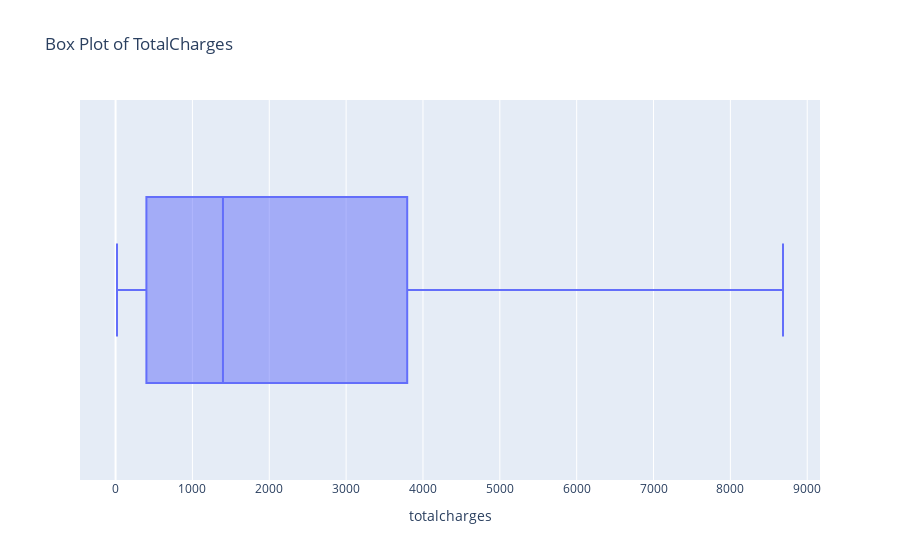

The notebook cell this image was saved under:
### Code cell
fig = px.box(df, x="totalcharges", orientation="h", title="Box Plot of TotalCharges")
fig.show()

### Figure 1 — Plotly figure (JSON) as saved in the notebook; plotly's stock layout.template omitted (floating-point values rounded to 4 significant figures; data arrays with more than 128 entries replaced by an {"elided": "..."} marker saying what was removed)
{"data": [{"alignmentgroup": "True", "hovertemplate": "totalcharges=%{x}<extra></extra>", "legendgroup": "", "marker": {"color": "#636efa"}, "name": "", "notched": false, "offsetgroup": "", "orientation": "h", "showlegend": false, "type": "box", "x": {"elided": "7032 float values"}, "x0": " ", "xaxis": "x", "y0": " ", "yaxis": "y"}], "layout": {"boxmode": "group", "legend": {"tracegroupgap": 0}, "title": {"text": "Box Plot of TotalCharges"}, "xaxis": {"anchor": "y", "domain": [0, 1], "title": {"text": "totalcharges"}}, "yaxis": {"anchor": "x", "domain": [0, 1]}}}
